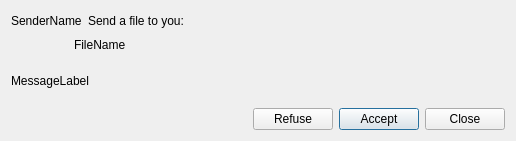
<?xml version="1.0" encoding="UTF-8"?>
<ui version="4.0">
 <class>FileAskDlg</class>
 <widget class="QDialog" name="FileAskDlg">
  <property name="geometry">
   <rect>
    <x>0</x>
    <y>0</y>
    <width>516</width>
    <height>141</height>
   </rect>
  </property>
  <property name="windowTitle">
   <string>FileRecAskDlg</string>
  </property>
  <layout class="QVBoxLayout" name="verticalLayout_2">
   <item>
    <layout class="QVBoxLayout" name="verticalLayout">
     <item>
      <layout class="QHBoxLayout" name="horizontalLayout">
       <item>
        <widget class="QLabel" name="sender_name_label">
         <property name="sizePolicy">
          <sizepolicy hsizetype="Minimum" vsizetype="Preferred">
           <horstretch>0</horstretch>
           <verstretch>0</verstretch>
          </sizepolicy>
         </property>
         <property name="text">
          <string>SenderName</string>
         </property>
        </widget>
       </item>
       <item>
        <widget class="QLabel" name="label_2">
         <property name="sizePolicy">
          <sizepolicy hsizetype="Expanding" vsizetype="Preferred">
           <horstretch>0</horstretch>
           <verstretch>0</verstretch>
          </sizepolicy>
         </property>
         <property name="text">
          <string>Send a file to you:</string>
         </property>
        </widget>
       </item>
      </layout>
     </item>
     <item>
      <layout class="QHBoxLayout" name="horizontalLayout_2">
       <property name="leftMargin">
        <number>50</number>
       </property>
       <item>
        <widget class="QLabel" name="label_4">
         <property name="sizePolicy">
          <sizepolicy hsizetype="Preferred" vsizetype="Preferred">
           <horstretch>0</horstretch>
           <verstretch>0</verstretch>
          </sizepolicy>
         </property>
         <property name="text">
          <string/>
         </property>
        </widget>
       </item>
       <item>
        <widget class="QLabel" name="file_name_label">
         <property name="sizePolicy">
          <sizepolicy hsizetype="Expanding" vsizetype="Preferred">
           <horstretch>0</horstretch>
           <verstretch>0</verstretch>
          </sizepolicy>
         </property>
         <property name="text">
          <string>FileName</string>
         </property>
        </widget>
       </item>
      </layout>
     </item>
    </layout>
   </item>
   <item>
    <widget class="QLabel" name="message_label">
     <property name="text">
      <string>MessageLabel</string>
     </property>
    </widget>
   </item>
   <item>
    <layout class="QHBoxLayout" name="horizontalLayout_3">
     <item>
      <spacer name="horizontalSpacer">
       <property name="orientation">
        <enum>Qt::Horizontal</enum>
       </property>
       <property name="sizeHint" stdset="0">
        <size>
         <width>40</width>
         <height>20</height>
        </size>
       </property>
      </spacer>
     </item>
     <item>
      <widget class="QPushButton" name="refuse_btn">
       <property name="text">
        <string>Refuse</string>
       </property>
      </widget>
     </item>
     <item>
      <widget class="QPushButton" name="accept_btn">
       <property name="text">
        <string>Accept</string>
       </property>
       <property name="default">
        <bool>true</bool>
       </property>
      </widget>
     </item>
     <item>
      <widget class="QPushButton" name="close_btn">
       <property name="enabled">
        <bool>true</bool>
       </property>
       <property name="text">
        <string>Close</string>
       </property>
      </widget>
     </item>
    </layout>
   </item>
  </layout>
 </widget>
 <resources/>
 <connections/>
</ui>
